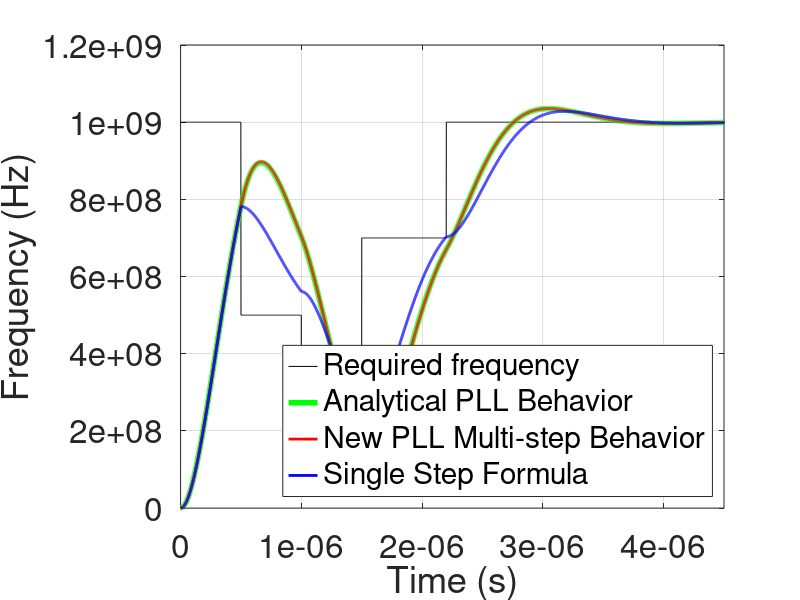

Source code (MATLAB):
w=4e6;
eps=0.6;
pll_num=[1];
pll_den=[1/w^2,2*eps/w,1];
pll_tf=tf(pll_num,pll_den);
%lsim(pll_tf);

% what happens when the transitory is not finished yet
t=linspace(0,5e-6,5000);
u=[1e9];
i=2;

%%% u input wave form %%%%%%%%%%%
while(i<=size(t,2))

	if(i>2200)
		u(i)=1e9;
	elseif(i>1500)
		u(i)=7e8;
	elseif(i>1000)
		u(i)=1e8;
	elseif(i>500 )
		u(i)=5e8;
	else
		u(i)=1e9;
	end
	i=i+1;
end
%%%%%%%%%%%%%%%%%%%%%%%%%%%%%%%%%
fprintf('Running lsim ...\n');
size(t)
size(u)
[u_lsim]=lsim(pll_tf,u,t);

plot(t,u,'black',t,u_lsim,'g','linewidth',4)
grid on

% how to replicate the behavior to be used as ode solver in the simulator

% 1) move from tf2ss to get the dynamic system of the process
[A,B,C,D]=tf2ss(pll_num,pll_den)
% 2) use the direct euler method as first solution

x1=[0];
x2=[0];
y=[0];
i=1;
h=1e-9;


% data extracted using matlab with tf2ss, taken form scilab !!!!
a12=4194304; a21=-3814697.3; a22=-4800000;
b2=4000000; 
c1=0.9536743;

% data extracted using matlab with tf2ss. IT SEEMS MATLAB HAS A BUG !!!!
%a11=-4800000; a12=-1.6e13; a21=1;
%b1=1; c2=1.6e13;

A=[0,4194304;-3814697.3,-4800000];
B=[0;4000000];
C=[0.9536743,0];
D=[0];

x_temp=[0,0];


while(i<size(t,2))
	%x_temp(1)=x1(i)+h*(A(1,:)*[x1(i);x2(i)])+h*B(1,:)*u(i);
	%x_temp(2)=x2(i)+h*(A(2,:)*[x1(i);x2(i)])+h*B(2,:)*u(i);

	x_temp(1)=x1(i)+h*a12*x2(i);
	x_temp(2)=x2(i)+h*(a21*x1(i)+a22*x2(i)+b2*u(i));

	x1(i+1)=x_temp(1);
	x2(i+1)=x_temp(2);

	y(i+1)=c1*x1(i);

	i=i+1;
end
hold on;
plot(t,y,'r','linewidth',2)

%%%% wrong model using the 2-poles step response
u=[1e9];
u_old=0;
yw=[u_old,u_old];
i=2;
t_internal=0;
% From the book "fondamenti di controlli automatici ; bolzern, scattolini, schiavoni"
while(i<size(t,2))

%%% u input wave form %%%%%%%%%%%
	if(i>2200)
		u(i)=1e9;
	elseif(i>1500)
		u(i)=7e8;
	elseif(i>1000)
		u(i)=1e8;
	elseif(i>500 )
		u(i)=5e8;
	else
		u(i)=1e9;
	end

%%	if(i>2800)
%%		u(i)=1e9;
%%	elseif(i>2200)
%%		u(i)=2.5e9;
%%	elseif(i>2000)
%%		u(i)=2e9;
%%	elseif(i>1000)
%%		u(i)=5e8;
%%	elseif(i>500 )
%%		u(i)=3e9;
%%	else
%%		u(i)=1e9;
%%	end
	if(u(i)~=u(i-1))
		u_old=yw(i);
		t_internal=0;
	end
%%%%%%%%%%%%%%%%%%%%%%%%%%%%%%%%%

    t_internal=t_internal+1e-9;
	yw(i+1)=(u_old+(u(i)-u_old)*(1-1/(sqrt(1-eps^2))*exp(-eps*w*t_internal)*sin(w*t_internal*sqrt(1-eps^2)+acos(eps))));
	
	i=i+1;
end


hold on;
plot(t,yw,'b','linewidth',2)
size(t)
size(yw)


xlabel('Time (s)','fontsize',28);
ylabel('Frequency (Hz)','fontsize',28);
set(gca(),'fontsize',24)

xlim([0, 4.5e-6]);
legend('Required frequency','Analytical PLL Behavior','New PLL Multi-step Behavior','Single Step Formula', 'location','southeast')
grid on;
% 3) try to use the modified euler method or the backwards euler method

